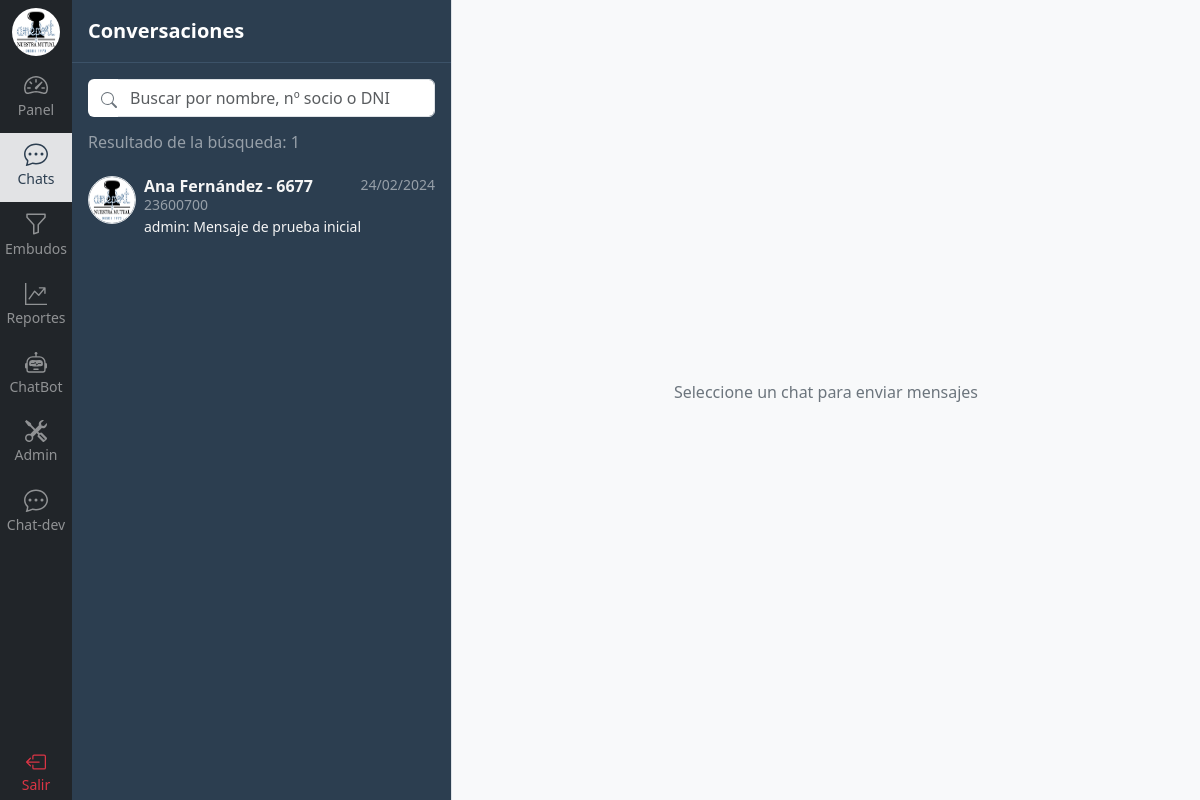
/contacto/chat/todos (signed in), run on the app's committed database.
### chat/models.py (models this page shows, shortened)
class Contacto(models.Model):
    nombre = models.CharField(max_length=100, null=True)
    apellido = models.CharField(max_length=100, null=True)
    dni = models.CharField(max_length=11, null=True)
    telefono = models.CharField(max_length=30)
    email = models.EmailField(max_length=60, null=True)
    empresa = models.CharField(max_length=100, null=True)
    nro_socio = models.PositiveIntegerField(null=True)

### chat/views.py (the view)
# urls.py: path('chat/todos', views.chats, name='chats'),
@login_required
def chats(request):
    lookups = Q()
    sectores_permitidos = request.user.sectores_permitidos()
    if sectores_permitidos:
        for sector_permitido in sectores_permitidos:
            lookups |= Q(contacto_integraciones__contacto_tareas__sector_tarea__sector=sector_permitido)
    else:
        return render(request, 'restringido.html')
    contactos_permitidos = Contacto.objects.filter(lookups) if sectores_permitidos else Contacto.objects.none()
    query = request.GET.get('buscar')
    if query:
        contactos = contactos_permitidos(Q(nombre__icontains=query) | Q(apellido__icontains=query) | Q(nro_socio=query) | Q(dni=query))
    else:
        contactos = contactos_permitidos
    contactos = contactos.annotate(
        last_message_content=Subquery(
            Mensaje.objects.filter(contacto_integracion=OuterRef('pk')).values('contenido').order_by('-fecha_hora')[:1]
        ),
        last_message_date=Subquery(
            Mensaje.objects.filter(contacto_integracion=OuterRef('pk')).values('fecha_hora').order_by('-fecha_hora')[:1]
        ),
        last_message_user=Subquery(
            Mensaje.objects.filter(contacto_integracion=OuterRef('pk')).values('usuario__username').order_by('-fecha_hora')[:1]
        )
    )
    context = {'contactos': contactos, 'debug': DEBUG}
    if request.path == '/contacto/chat-dev/todos': # Para Tests
        return render(request, 'chat/chatsdev.html', context)
    else:
        return render(request, 'chat/chats.html', context)

### usuario/models.py (called while the page is built)
    def sectores_permitidos(self):
        if self.perfil:
            if self.perfil.perfiles_sectores.first():
                return self.perfil.perfiles_sectores.first().sectores.all()
        return []

### templates/chat/chats.html (shortened to what this page needs)
{% extends 'base.html' %}
{% load static %}
{% load humanize %}
{% block content %}
{% include 'navbar.html' %}
  <div class="d-flex flex-column align-items-stretch flex-shrink-0 bg-union border-end scroll-union" style="width: 380px;">
      <div class="d-flex align-items-center flex-shrink-0 p-3 link-body-emphasis text-decoration-none border-bottom border-union">
        <span class="fs-5 fw-semibold text-white">Conversaciones</span>
      </div>
      <form class="p-3 pb-0" method="get">
        <div class="input-group mb-3">
          <button class="btn bg-white pe-0 text-secondary" type="submit">
            <svg xmlns="http://www.w3.org/2000/svg" width="16" height="16" fill="currentColor" class="bi bi-search" viewBox="0 0 16 16">
              <path d="M11.742 10.344a6.5 6.5 0 1 0-1.397 1.398h-.001q.044.06.098.115l3.85 3.85a1 1 0 0 0 1.415-1.414l-3.85-3.85a1 1 0 0 0-.115-.1zM12 6.5a5.5 5.5 0 1 1-11 0 5.5 5.5 0 0 1 11 0"/>
            </svg>
          </button>
          <input type="text" class="form-control input-buscar" name="buscar" if="buscar" value="{{ request.GET.buscar }}" placeholder="Buscar por nombre, nº socio o DNI">
        </div>
      </form>
      <div id="room-list" class="list-group list-group-flush overflow-y-scroll h-100">
        <h6 class="text-white-50 ps-3">Resultado de la búsqueda: {{ contactos|length }}</h6>
        {% for contacto in contactos %}
          {% include 'chat/components/tarjeta_contacto.html' %}
        {% endfor %}
      </div>
  </div>
  {% if contacto_mensajes %}
    {% include 'chat/components/caja_chat.html' %}
  {% else %}
    <div class="flex-grow-1 d-flex align-items-center justify-content-center bg-body-tertiary">
      {% if mensaje_error %}
        <p class="alert alert-danger">{{ mensaje_error }}</p>
      {% else %}
        <p class="text-secondary">Seleccione un chat para enviar mensajes</p>
      {% endif %}
    </div>
  {% endif %}
{% endblock %}

### templates/chat/components/tarjeta_contacto.html
{% load static %}
<a id="{{ contacto.nro_socio }}" href="{% url 'contacto:chat' contacto.id %}" class="d-flex gap-2 list-group-item py-3 lh-sm card-union">
    <div>
      <img src="{% static 'img/logo.png' %}" alt="mdo" width="48" height="48" class="rounded-circle border">
    </div>
    <div class="w-100">
      <div class="d-flex justify-content-between">
        <div class="d-flex flex-column mb-1">
          {% if contacto.nombre %}
            <strong>{{ contacto.nombre }} {{ contacto.apellido}} - {{ contacto.nro_socio }}</strong>
          {% else %}
            <strong>{{ contacto.telefono }}</strong>
          {% endif %}
          <small class="text-white-50">
            {% if contacto.dni %}
              {{ contacto.dni }}
            {% else %}
              Sin información
            {% endif %}
          </small>
        </div>
        <small class="text-white-50 message-date">
          {% now "d/m/Y" as todays_date %}
          {% if todays_date == contacto.last_message_date|date:"d/m/Y" %}
            {{ contacto.last_message_date|time:"H:i" }}
          {% else %}
            {{ contacto.last_message_date|date:"d/m/Y" }}
          {% endif %}
        </small>
      </div>
      <div class="col-12 mb-1 small">
        {% if contacto.last_message_user %}
          {{ contacto.last_message_user }}:
        {% else %}
          {% if contacto.nombre %}
            {{ contacto.nombre }}:
          {% else %}
            {{ contacto.telefono }}:
          {% endif %}
        {% endif %}
        {{ contacto.last_message_content|truncatechars:50|default:"[Archivo]" }}
      </div>
    </div>
</a>

### static/css/style.css (style rules this page uses)
:root { --primary-color: rgb(44, 62, 80); --primary-hover-color: #3c5268; --primary-light-color: rgb(80, 107, 133); --secondary-color: #FFFFFF; --secondary-light-color: #dee2e7; }
.bg-union { background-color: var(--primary-color); color: #f5f5f5; }
.card-union { background-color: var(--primary-color); color: #f5f5f5; }
.list-group-item { border-color: var(--primary-hover-color); }
.border-union { border-bottom-color: var(--primary-hover-color) !important; }

### data on the page
Contacto: nombre "Ana", apellido "Fernández", nro_socio "6677", dni "23600700", last_message_date "24/02/2024", last_message_user "admin", last_message_content "Mensaje de prueba inicial"

### other printed values
{{ contactos|length }} "1"
